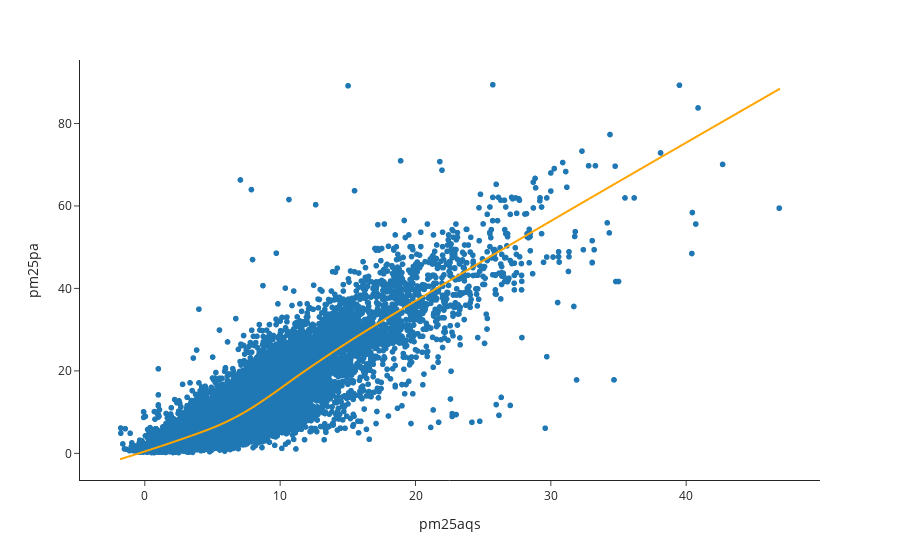

The code cell stored with this chart in its notebook:
### Code cell
under_50 = full_df[full_df['pm25aqs'] < 50]
px.scatter(under_50, x='pm25aqs', y='pm25pa',
           trendline='lowess',
           trendline_color_override="orange")

### Figure 1 — Plotly figure (JSON) as saved in the notebook; plotly's stock layout.template omitted (floating-point values rounded to 4 significant figures; data arrays with more than 128 entries replaced by an {"elided": "..."} marker saying what was removed)
{"data": [{"hovertemplate": "pm25aqs=%{x}<br>pm25pa=%{y}<extra></extra>", "legendgroup": "", "marker": {"color": "#1F77B4", "symbol": "circle"}, "mode": "markers", "name": "", "showlegend": false, "type": "scattergl", "x": {"elided": "12241 float values"}, "xaxis": "x", "y": {"elided": "12241 float values"}, "yaxis": "y"}, {"hovertemplate": "<b>LOWESS trendline</b><br><br>pm25aqs=%{x}<br>pm25pa=%{y} <b>(trend)</b><extra></extra>", "legendgroup": "", "line": {"color": "orange"}, "marker": {"color": "#1F77B4", "symbol": "circle"}, "mode": "lines", "name": "", "showlegend": false, "type": "scattergl", "x": {"elided": "12241 float values"}, "xaxis": "x", "y": {"elided": "12241 float values"}, "yaxis": "y"}], "layout": {"legend": {"tracegroupgap": 0}, "margin": {"t": 60}, "xaxis": {"anchor": "y", "domain": [0, 1], "title": {"text": "pm25aqs"}}, "yaxis": {"anchor": "x", "domain": [0, 1], "title": {"text": "pm25pa"}}}}
